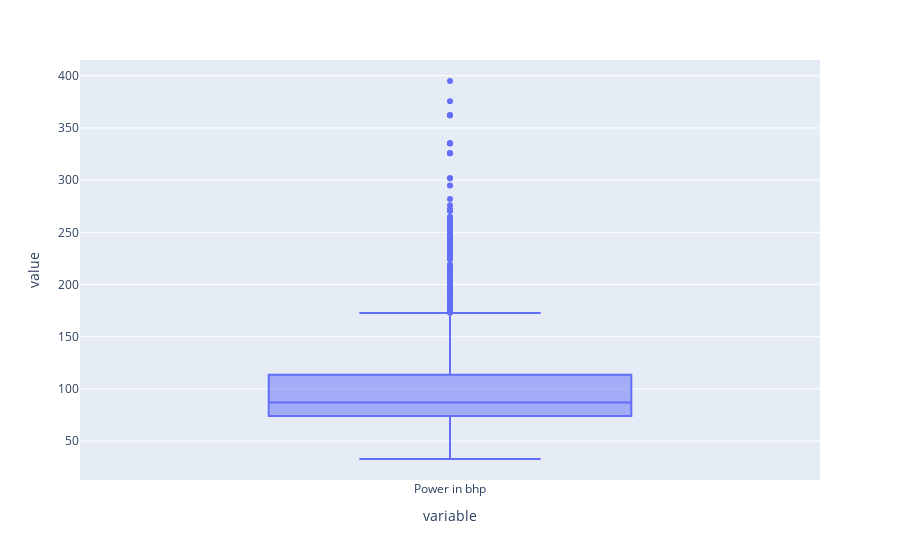

Notebook code cell kept with this figure:
### Code cell
px.box(df['Power in bhp'])

### Figure 1 — Plotly figure (JSON) as saved in the notebook; plotly's stock layout.template omitted (floating-point values rounded to 4 significant figures; data arrays with more than 128 entries replaced by an {"elided": "..."} marker saying what was removed)
{"data": [{"alignmentgroup": "True", "hovertemplate": "variable=%{x}<br>value=%{y}<extra></extra>", "legendgroup": "", "marker": {"color": "#636efa"}, "name": "", "notched": false, "offsetgroup": "", "orientation": "v", "showlegend": false, "type": "box", "x": {"elided": "10011 str values"}, "x0": " ", "xaxis": "x", "y": {"elided": "10011 float values"}, "y0": " ", "yaxis": "y"}], "layout": {"boxmode": "group", "legend": {"tracegroupgap": 0}, "margin": {"t": 60}, "xaxis": {"anchor": "y", "domain": [0, 1], "title": {"text": "variable"}}, "yaxis": {"anchor": "x", "domain": [0, 1], "title": {"text": "value"}}}}
